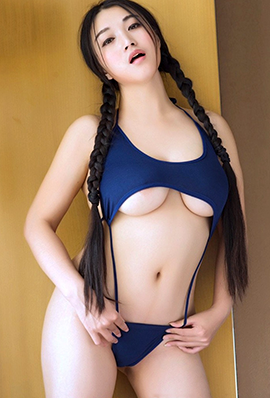
#> input picture images/st16.png, 270 x 398 px
$ python check_feature.py
#> lines starting #> are read from the running program, lines starting #| are printed output that depends on the picture; after the words box and inside, x2 and y2 are one past the last pixel; in counts of white or black regions, pixels touching at a corner belong together
import cv2
import numpy as np

img = cv2.imread('../images/st16.png')
#> img is the input picture: shape (398, 270, 3); mean B, G, R 105, 129.6, 159.5
gray = cv2.cvtColor(img, cv2.COLOR_BGR2GRAY)
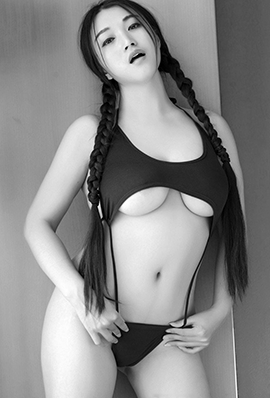
#> gray: shape (398, 270); min 0, max 255, mean 135.8
gray = np.float32(gray)
dst = cv2.cornerHarris(gray, 2, 23, 0.04)
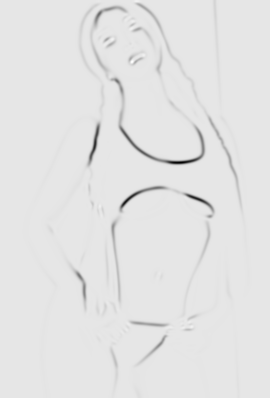
#> dst: shape (398, 270) float32; min -7.67e+29, max 8.31e+28, mean -8.62e+27; drawn with min black and max white
img[dst > 0.01 * dst.max()] = [0, 0, 255]
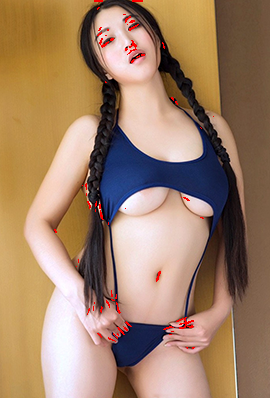
#> img: shape (398, 270, 3); 0.64% of pixels changed, all inside (x1, y1, x2, y2) = (54, 0, 214, 349)
cv2.imshow('corners', img)
cv2.waitKey(0)

$ run again, with images/st1.png copied over images/st16.png
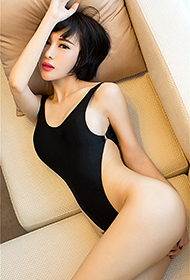
#> input picture images/st1.png, 190 x 280 px
#> img is the input picture: shape (280, 190, 3); mean B, G, R 124, 154.4, 183.1
#> `dst = cv2.cornerHarris(gray, 2, 23, 0.04)`:
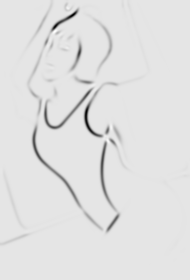
#> dst: shape (280, 190) float32; min -1.15e+30, max 1.29e+29, mean -2.1e+28; drawn with min black and max white
#> `img[dst > 0.01 * dst.max()] = [0, 0, 255]`:
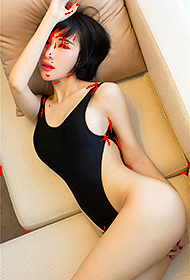
#> img: shape (280, 190, 3); 0.82% of pixels changed, all inside (x1, y1, x2, y2) = (0, 2, 190, 233)
